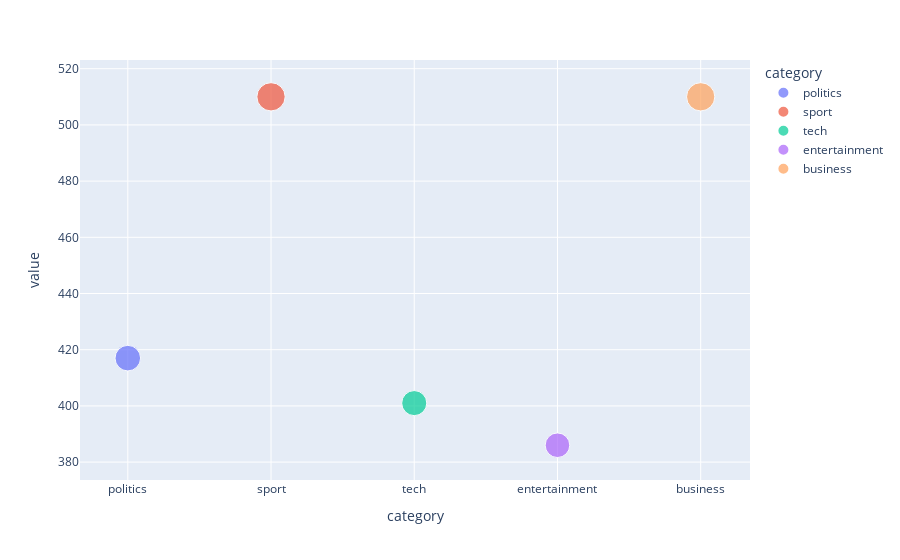

This figure's notebook cell:
### Markdown cell above
# Distribution Size of Each Category

### Code cell
# Create a bubble chart
fig = px.scatter(df, x="category", y="value", size="value", color="category")

# Show the chart
fig.show()

### Figure 1 — Plotly figure (JSON) as saved in the notebook; plotly's stock layout.template omitted (floating-point values rounded to 4 significant figures)
{"data": [{"hovertemplate": "category=%{x}<br>value=%{marker.size}<extra></extra>", "legendgroup": "politics", "marker": {"color": "#636efa", "size": [417], "sizemode": "area", "sizeref": 1.275, "symbol": "circle"}, "mode": "markers", "name": "politics", "orientation": "v", "showlegend": true, "type": "scatter", "x": ["politics"], "xaxis": "x", "y": [417], "yaxis": "y"}, {"hovertemplate": "category=%{x}<br>value=%{marker.size}<extra></extra>", "legendgroup": "sport", "marker": {"color": "#EF553B", "size": [510], "sizemode": "area", "sizeref": 1.275, "symbol": "circle"}, "mode": "markers", "name": "sport", "orientation": "v", "showlegend": true, "type": "scatter", "x": ["sport"], "xaxis": "x", "y": [510], "yaxis": "y"}, {"hovertemplate": "category=%{x}<br>value=%{marker.size}<extra></extra>", "legendgroup": "tech", "marker": {"color": "#00cc96", "size": [401], "sizemode": "area", "sizeref": 1.275, "symbol": "circle"}, "mode": "markers", "name": "tech", "orientation": "v", "showlegend": true, "type": "scatter", "x": ["tech"], "xaxis": "x", "y": [401], "yaxis": "y"}, {"hovertemplate": "category=%{x}<br>value=%{marker.size}<extra></extra>", "legendgroup": "entertainment", "marker": {"color": "#ab63fa", "size": [386], "sizemode": "area", "sizeref": 1.275, "symbol": "circle"}, "mode": "markers", "name": "entertainment", "orientation": "v", "showlegend": true, "type": "scatter", "x": ["entertainment"], "xaxis": "x", "y": [386], "yaxis": "y"}, {"hovertemplate": "category=%{x}<br>value=%{marker.size}<extra></extra>", "legendgroup": "business", "marker": {"color": "#FFA15A", "size": [510], "sizemode": "area", "sizeref": 1.275, "symbol": "circle"}, "mode": "markers", "name": "business", "orientation": "v", "showlegend": true, "type": "scatter", "x": ["business"], "xaxis": "x", "y": [510], "yaxis": "y"}], "layout": {"legend": {"itemsizing": "constant", "title": {"text": "category"}, "tracegroupgap": 0}, "margin": {"t": 60}, "xaxis": {"anchor": "y", "categoryarray": ["politics", "sport", "tech", "entertainment", "business"], "categoryorder": "array", "domain": [0, 1], "title": {"text": "category"}}, "yaxis": {"anchor": "x", "domain": [0, 1], "title": {"text": "value"}}}}
